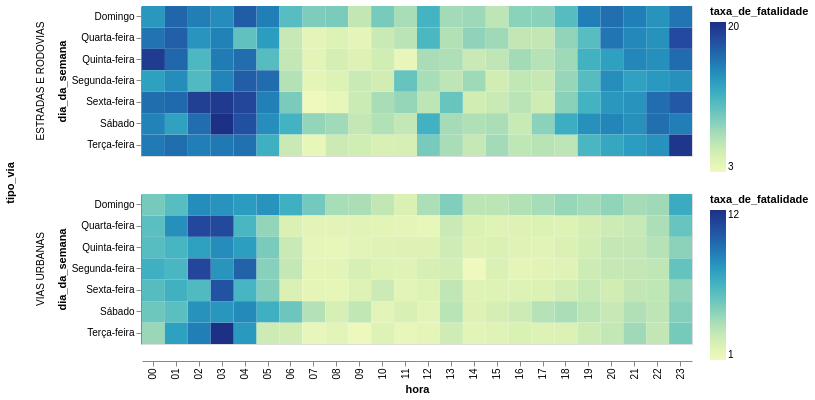

Notebook source saved alongside this figure:
### Code cell
sinistros.with_columns((pl.when(c('acidente_fatal') == 'SIM').then(1).otherwise(0)).alias('acidente_fatal')) \
    .group_by('dia_da_semana', 'hora', 'tipo_via') \
    .agg(
        (pl.sum('acidente_fatal') *100 / pl.count('acidente_fatal')).alias('taxa_de_fatalidade')
    ) \
    .with_columns(c('hora').cast(pl.String).str.zfill(2)) \
    .plot.rect(x='hora', color='taxa_de_fatalidade', y='dia_da_semana', row='tipo_via').properties(height=150, width=550) \
        .resolve_scale(color='independent')

### Figure 1 — Vega-Lite specification as saved in the notebook (floating-point values rounded to 4 significant figures; data arrays with more than 128 entries replaced by an {"elided": "..."} marker saying what was removed)
{"config": {"view": {"continuousWidth": 300, "continuousHeight": 300}}, "data": {"name": "data-d3297db05f54b24479fd8d164313edd9"}, "mark": {"type": "rect", "tooltip": true}, "encoding": {"color": {"field": "taxa_de_fatalidade", "type": "quantitative"}, "row": {"field": "tipo_via", "type": "nominal"}, "x": {"field": "hora", "type": "nominal"}, "y": {"field": "dia_da_semana", "type": "nominal"}}, "height": 150, "params": [{"name": "param_1e9efca18e7a2868", "select": {"type": "interval", "encodings": ["x", "y"]}, "bind": "scales"}], "resolve": {"scale": {"color": "independent"}}, "width": 550, "$schema": "https://vega.github.io/schema/vega-lite/v6.4.1.json", "datasets": {"data-d3297db05f54b24479fd8d164313edd9": {"elided": "336 records"}}}
